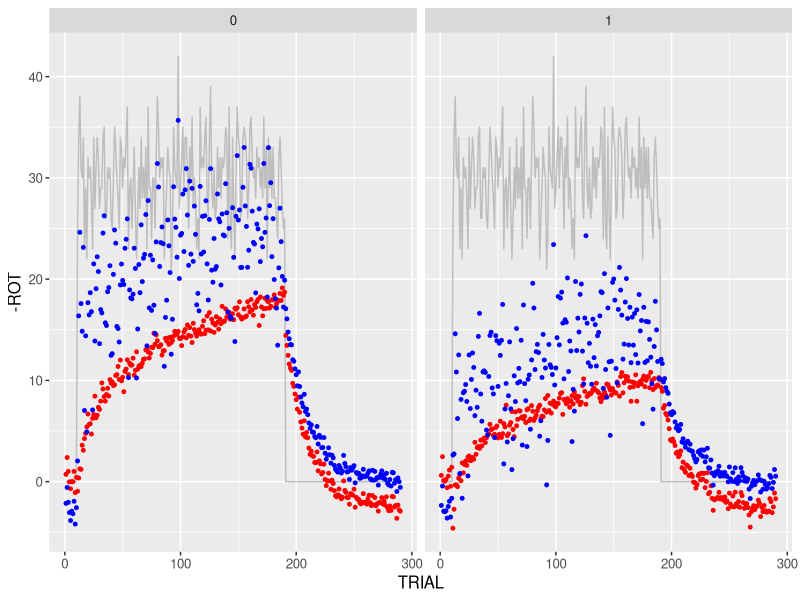

R code for this plot: (Note: this script raises an error after producing the figure.)
library(data.table)
library(ggplot2)

rm(list=ls())

d <- fread('../datta/Bayes_SML_EXP1_140820.csv')
d[, PHASE := factor(PHASE, levels=c('Baseline', 'Adaptation', 'Washout'))]
d[, TRIAL := 1:.N, .(SUBJECT)]

## dd <- d[, mean(HA_INITIAL), .(GROUP, PHASE, TRIAL, ROT)]
## ggplot(dd, aes(TRIAL, V1, colour=factor(GROUP))) +
##     geom_point(size=5) +
##     geom_line(aes(TRIAL, -ROT), colour='black', size=2)

## dd <- d[, mean(HA_END), .(GROUP, PHASE, TRIAL, ROT)]
## ggplot(dd, aes(TRIAL, V1, colour=factor(GROUP))) +
##     geom_point(size=5) +
##     geom_line(aes(TRIAL, -ROT), colour='black')

## ggplot(d, aes(TRIAL, HA_INITIAL, colour=factor(GROUP))) +
##     geom_point(size=5) +
##     geom_line(aes(TRIAL, -ROT), colour='black') +
##     facet_wrap(~SUBJECT)

## ggplot(d, aes(TRIAL, HA_END, colour=factor(GROUP))) +
##     geom_point(size=5) +
##     geom_line(aes(TRIAL, -ROT), colour='black') +
##     facet_wrap(~SUBJECT)

dd <- d[, .(mean(HA_INITIAL), mean(HA_END)), .(GROUP, PHASE, TRIAL, ROT)]
ggplot(data=dd) +
    geom_line(data=dd, aes(TRIAL, -ROT), colour='grey', size=0.5) +
    geom_point(data=dd, aes(TRIAL, V1), colour='red', size=1) +
    geom_point(data=dd, aes(TRIAL, V2), colour='blue', size=1) +
    facet_wrap(~GROUP) +
    theme(text = element_text(size = 12))
ggsave('../figures/means.pdf', width=10, height=5)

dd <- d[, .(mean(HA_INITIAL), mean(HA_END)), .(GROUP, SUBJECT, PHASE, TRIAL, ROT)]
ggplot(data=dd) +
    geom_line(data=dd, aes(TRIAL, -ROT), colour='grey', size=0.1) +
    geom_point(data=dd, aes(TRIAL, V1), colour='red', size=0.1) +
    geom_point(data=dd, aes(TRIAL, V2), colour='blue', size=0.1) +
    facet_wrap(~GROUP*SUBJECT, ncol=10) +
    theme(text = element_text(size = 6))
ggsave('../figures/subs.pdf', width=10, height=6)

## dd <- d[TRIAL %in% 11:190, .(mean(HA_INITIAL), mean(HA_END)), .(GROUP, PHASE, TRIAL, ROT, SIG_MP)]
## ggplot(data=dd) +
##     geom_point(data=dd, aes(-ROT, V2, colour=factor(SIG_MP)), size=1) +
##     geom_smooth(data=dd, aes(-ROT, V2, colour=factor(SIG_MP)), size=1, method='lm') +
##     ylab('Endpoint HA') +
##     facet_wrap(~GROUP) +
##     theme(text = element_text(size = 6))

## dd <- d[TRIAL %in% 11:190, .(mean(HA_INITIAL), mean(HA_END)), .(GROUP, PHASE, TRIAL, ROT, SIG_MP)]
## dd <- dd[order(GROUP, TRIAL)]
## ggplot(data=dd[SIG_MP != 0]) +
##     geom_point(data=dd, aes(-shift(ROT), V1, colour=factor(SIG_MP)), size=5) +
##     geom_smooth(data=dd, aes(-shift(ROT), V1, colour=factor(SIG_MP)), size=5, method='lm') +
##     ylab('Initial HA') +
##     facet_wrap(~GROUP) +
##     theme(text = element_text(size = 50))
